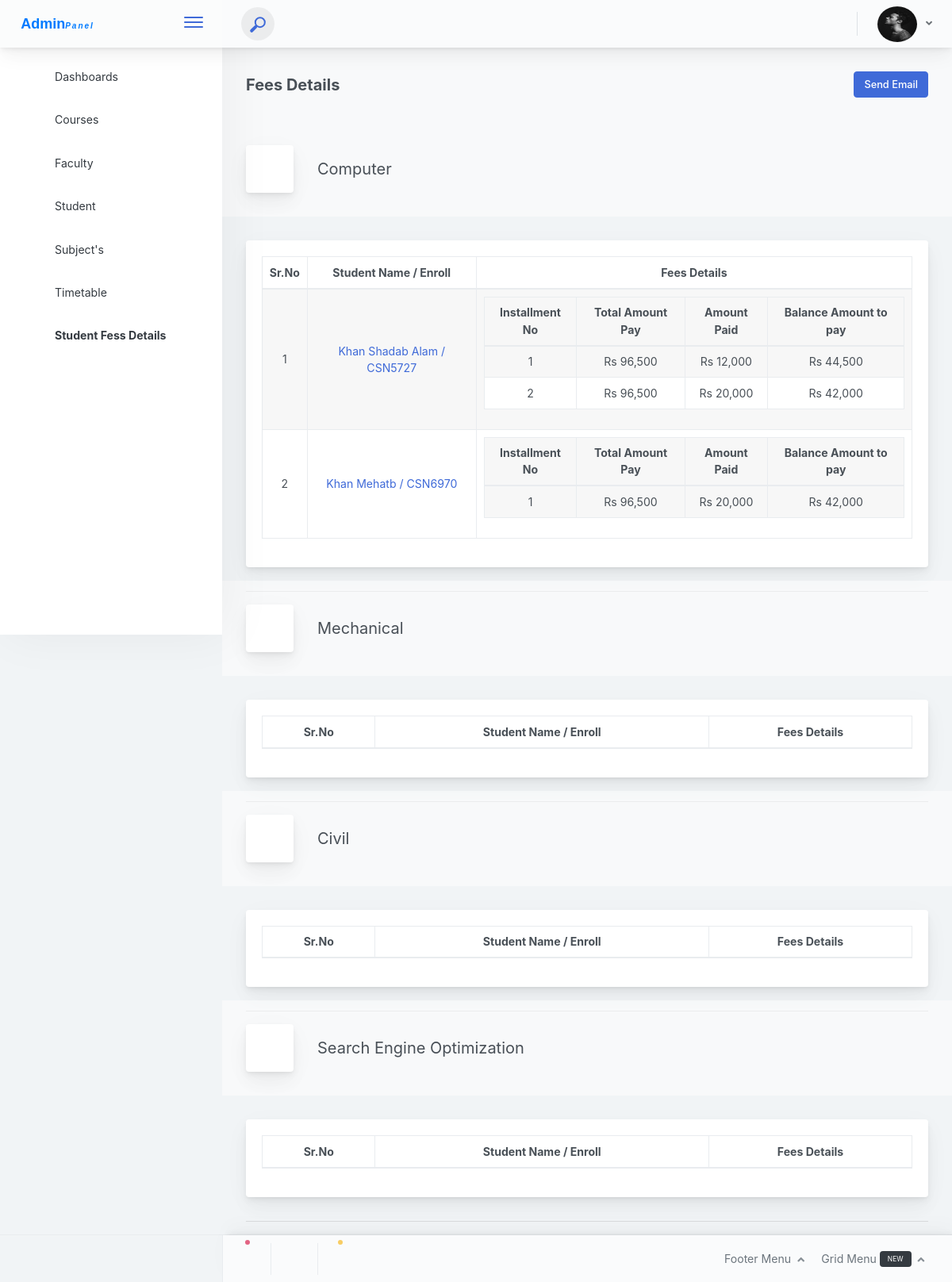
The page /admin_mode/students_fees.php (signed in) on the database as committed earlier.
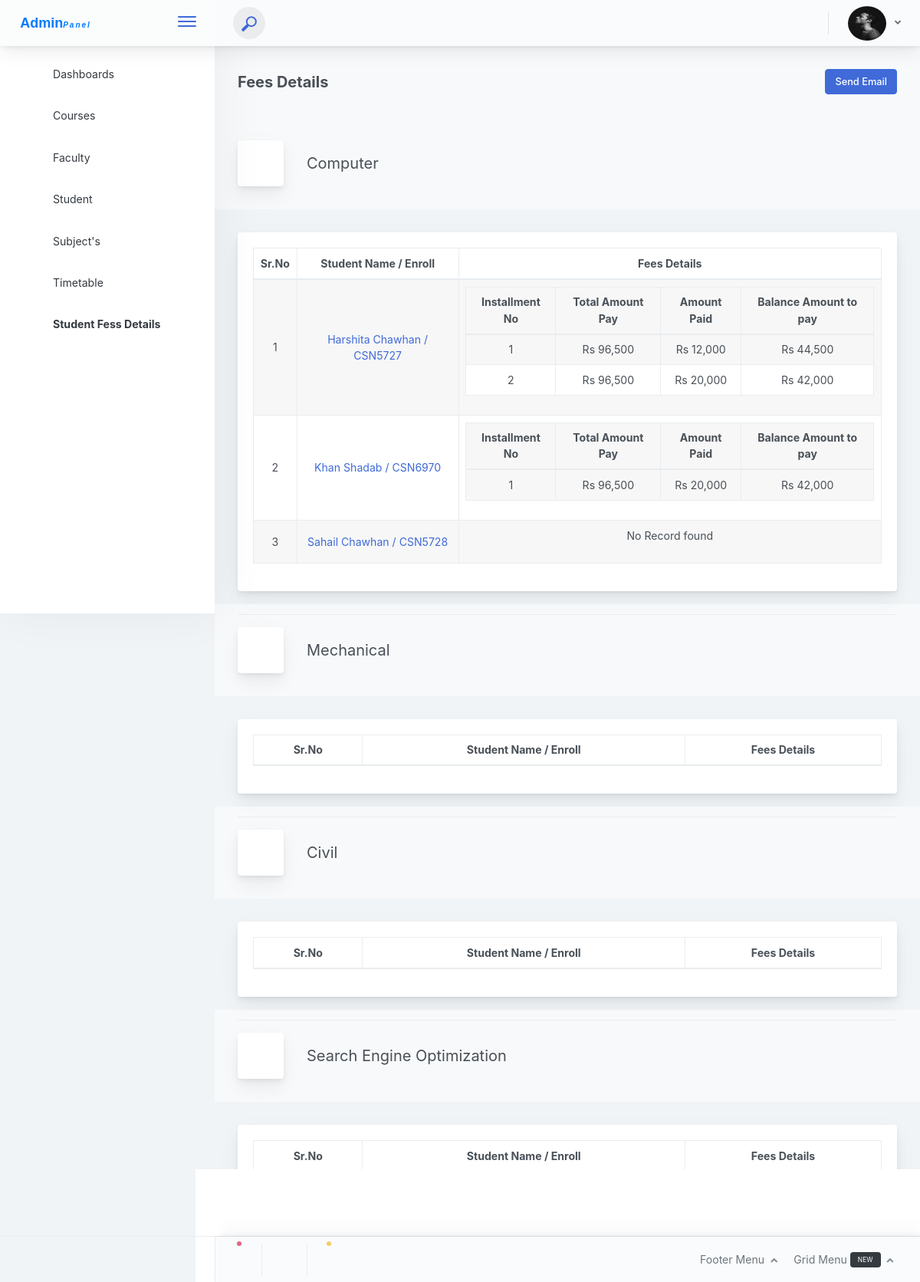
The same page on the database as committed later.
### tables this page shows
CREATE TABLE `branch` (
  `id` int(11) NOT NULL,
  `branch_name` varchar(255) NOT NULL,
  `status` int(11) NOT NULL,
  `branch_code` varchar(10) NOT NULL,
  `academic_pattern` varchar(10) NOT NULL,
  `no_of_sem_year` int(11) NOT NULL
);

CREATE TABLE `student_login` (
  `id` int(11) NOT NULL,
  `Admission_NO` int(11) NOT NULL,
  `firstname` varchar(255) NOT NULL,
  `last_name` varchar(255) NOT NULL,
  `student_email` varchar(255) NOT NULL,
  `student_password` varchar(255) NOT NULL,
  `picture_link` varchar(255) NOT NULL,
  `STUDENT_DOB` date NOT NULL,
  `student_phone` varchar(11) NOT NULL,
  `MOTHERNAME` varchar(255) NOT NULL,
  `PLACEOFBIRTH` varchar(255) NOT NULL,
  `GENDER` varchar(255) NOT NULL,
  `ADDRESS` text NOT NULL,
  `FATHERMOBILEPHONE` varchar(255) NOT NULL,
  `MOTHERMOBILEPHONE` varchar(255) NOT NULL,
  `FATHERPROFESSION` varchar(11) NOT NULL,
  `MOTHERPROFESSION` varchar(11) NOT NULL,
  `FATHERNAME` varchar(255) NOT NULL,
  `enroll_no` varchar(255) NOT NULL,
  `DEPARTMENT` varchar(255) NOT NULL,
  `BRANCH` varchar(255) NOT NULL,
  `semester` int(1) NOT NULL DEFAULT '0',
  `reset_password_code` varchar(255) NOT NULL,
  `added_on` datetime NOT NULL,
  `online_status` varchar(255) NOT NULL,
  `new_login` int(11) NOT NULL DEFAULT '0',
  `student_status` int(11) NOT NULL
);

CREATE TABLE `student_fees_details` (
  `id` int(11) NOT NULL,
  `Admission_No` int(11) NOT NULL,
  `Std_EnrollNo` varchar(11) NOT NULL,
  `Total_fees` int(11) NOT NULL,
  `Paid_Fees` int(11) NOT NULL,
  `Balance_Fees` int(11) NOT NULL,
  `Payment_Date` datetime NOT NULL,
  `Payment_Status` varchar(255) NOT NULL,
  `payment_mode` varchar(255) NOT NULL
);

### admin_mode/students_fees.php (the view, shortened to what this page needs)
<?php
require 'admin_resuse_files/header.php';
?>
<div class="app-main__outer">
<div class="app-main__inner" >
	<div class="app-page-title">
      <div class="page-title-wrapper">
         <div class="page-title-heading">
            <div>
               <strong>Fees Details</strong>
            </div>
         </div>
         <div class="page-title-actions">
            <a href="?send_email=send_email" class="btn btn-primary"> Send Email</a>
         </div>
      </div>
   </div>
	<?php
		$result_branch = mysqli_query($con,"SELECT * FROM branch");
		if (mysqli_num_rows($result_branch) > 0) {
			while ($branch_row = mysqli_fetch_assoc($result_branch)) {
				?>
					<div class="app-page-title">
                        <div class="page-title-wrapper">
                            <div class="page-title-heading">
                                <div class="page-title-icon">
                                    <i class="pe-7s-study icon-gradient bg-mean-fruit"></i>
                                </div>
                                <div><?= $branch_row['branch_name'] ?>
                                </div>
                            </div>
                         </div>
                    </div>
                    <div class="main-card mb-3 card" >
                            <div class="card-body">
                                <table style="width: 100%;" class="table table-hover text-center table-striped table-bordered"><thead>
									<tr>
                                        <th>Sr.No</th>
                                        <th>Student Name / Enroll</th>
                                        <th>Fees Details</th>
                                    </tr>
                                 </thead>
                                  <tbody id="dump_courses_here">
                                  	<?php
                                  	$res = mysqli_query($con,"SELECT * FROM student_login WHERE BRANCH=".$branch_row['id']."");
									if (mysqli_num_rows($res) >0) {
										foreach ($res as $key => $row) {
											$fees_res=mysqli_query($con,"select * from student_fees_details where Admission_No=".$row['Admission_NO']."");
											?><tr>
					                                <td><?= $key+=1 ?></td>
					                                <td><a href="student_details?id=<?= $row['id'] ?>"><?= $row['firstname'].' '.$row['last_name'].' / '.$row['enroll_no']?></a></td>
					                                <td>
											<table style="width: 100%;" class="table text-center table-striped table-bordered">
										<?php
											if (mysqli_num_rows($fees_res)>0) {
												?>
											<thead>
													<tr>
														<th>Installment No</th>
														<th>Total Amount Pay</th>
														<th>Amount Paid</th>
														<th>Balance Amount to pay</th>
													</tr>
												</thead>
												<tbody>
												<?php
												foreach ($fees_res as $key => $fees_row) {
											?>
													<tr>
														<td><?= $key+=1 ?></td>
														<td><?= 'Rs '.number_format($fees_row['Total_fees']) ?></td>
														<td><?= 'Rs '.number_format($fees_row['Paid_Fees']) ?></td>
														<td><?= 'Rs '.number_format($fees_row['Balance_Fees']) ?></td>
													</tr>
				                          	<?php
					                         }
					                         }else{
					                         	echo "No Record found";
					                         }
					                        ?>
					                        </tbody>
										</table>
				                                </td>
					                            </tr>
											<?php
										}
									}
                                  	?>
                                  </tbody>
                              </table>
                            </div>
                    </div>
                    <hr>
				<?php
			}
		}
	?>
<?php
require 'admin_resuse_files/footer.php';
?>

Rows that differ between the two databases and show on the page:
changed student_login "CSN5727": firstname "Khan" → "Harshita"; last_name "Shadab Alam" → "Chawhan"
changed student_login "Khan": last_name "Mehatb" → "Shadab"
added student_login: key "3", firstname "Sahail", last_name "Chawhan", enroll_no "CSN5728", shown under branch "Computer"
